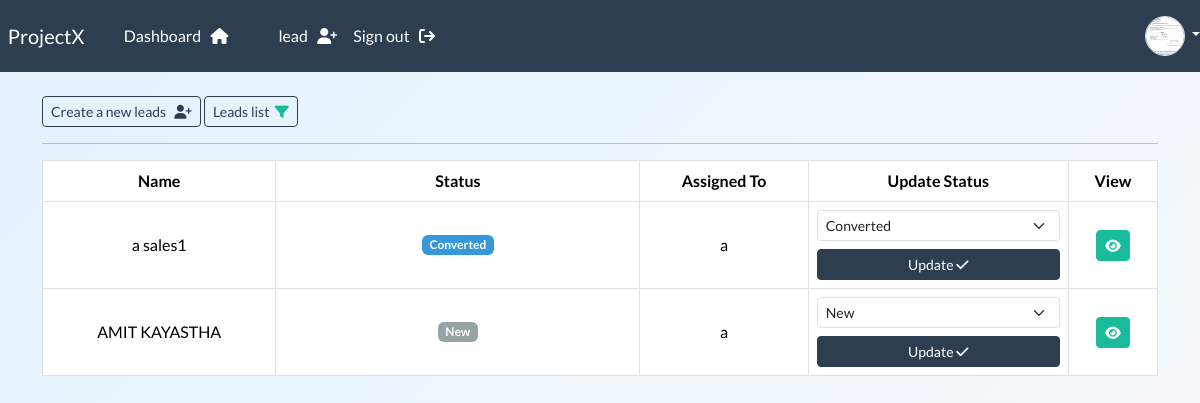
The page /leads/ (signed in) on the database as committed earlier.
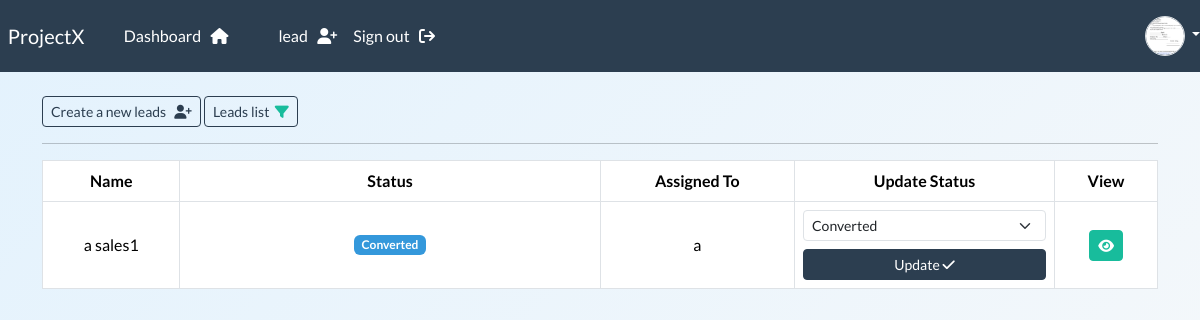
The same page on the database as committed later.
### webapp/models.py (models this page shows, shortened)
class Lead(models.Model):
    STATUS_CHOICES = (
        ('new', 'New'),
        ('contacted', 'Contacted'),
        ('qualified', 'Qualified'),
        ('converted', 'Converted'),
        ('lost', 'Lost'),
    )
    first_name = models.CharField(max_length=100)
    last_name = models.CharField(max_length=100)
    email = models.EmailField(max_length=255)
    phone = models.CharField(max_length=20)
    status = models.CharField(max_length=20, choices=STATUS_CHOICES, default='new')
    created_by = models.ForeignKey(User, on_delete=models.CASCADE, related_name='created_leads')
    assigned_to = models.ForeignKey(User, on_delete=models.SET_NULL, null=True, blank=True, related_name='assigned_leads')
    created_at = models.DateTimeField(auto_now_add=True)
    updated_at = models.DateTimeField(auto_now=True)
    is_converted = models.BooleanField(default=False)

### webapp/views.py (the view, shortened to what this page needs)
# urls.py: path('leads/', views.leads_list, name='leads'),
@login_required(login_url='my-login')
def leads_list(request):
    user_role = request.user.profile.role
    if user_role == 'sales':
        leads = Lead.objects.filter(assigned_to=request.user)
    else:
        leads = Lead.objects.all()
    context = {
        'leads': leads,
        'status_choices': Lead.STATUS_CHOICES
    }
    return render(request, 'webapp/leads.html', context)

### webapp/templates/webapp/leads.html (shortened to what this page needs)
 {% extends 'webapp/base.html' %}
{% load crispy_forms_tags %}
{% block content %}
    <a class="btn btn-outline-primary btn-sm" href="{% url 'create_lead' %}">
          Create a new leads &nbsp; <i class="fa-solid fa-user-plus"></i>
     </a>
      <a class="btn btn-outline-primary btn-sm" href="{% url 'lead-pipeline' %}">
          Leads list&nbsp; <i class="fa-solid fa-filter text-success"></i>
     </a>
     <hr>
    <table class="table table-bordered table-hover align-middle text-center">
    <tr>
    <th>Name</th>
    <th>Status</th>
    <th>Assigned To</th>
    <th> Update Status</th>
    <th> View </th>
    </tr>
    {% for lead in leads %}
    <tr>
    <td>{{ lead.first_name }} {{ lead.last_name }}</td>
    <td style="min-width: 220px;">
    <span class="badge
        {% if lead.status == 'new' %} bg-secondary
        {% elif lead.status == 'contacted' %} bg-info
        {% elif lead.status == 'qualified' %} bg-success
        {% elif lead.status == 'converted' %} bg-info
        {% elif lead.status == 'lost' %} bg-danger
        {% endif %}
        mb-1 d-inline-block">
        {{ lead.get_status_display }}
    </span>
    </td>
    <td>{{ lead.assigned_to }}</td>
    <td style="width: 260px;">
    {% if lead.is_converted %}
           <select class="form-select form-select-sm mb-2" disabled>
            <option selected>Qualified</option>
            </select>
            <button class="btn btn-success btn-sm w-100" disabled>
            Qualified
            <i class="fa-solid fa-check"></i>
            </button>
        {% else %}
        <form method="POST" class="align-items-center gap-3">
            <select name="status" class="form-select form-select-sm w-100">
                {% for key, value in status_choices %}
                    <option value="{{ key }}" {% if lead.status == key %}selected{% endif %}>
                        {{ value }}
                    </option>
                {% endfor %}
            </select>
            <button type="submit" class="btn btn-primary btn-sm mt-2 px-2 w-100">
                Update
                 <i class="fa-solid fa-check"></i>
            </button>
    {% endif %}
        </form>
    </td>
    <td> <a class="btn btn-success btn-sm" href="{% url 'lead' lead.id %}"><i class="fa-solid fa-eye"></i></a> </td>
    </tr>
    {% endfor %}
    </table>
{% endblock %}

Rows that differ between the two databases and show on the page:
removed Lead: first_name "AMIT", last_name "KAYASTHA", status "New", assigned_to "a"
